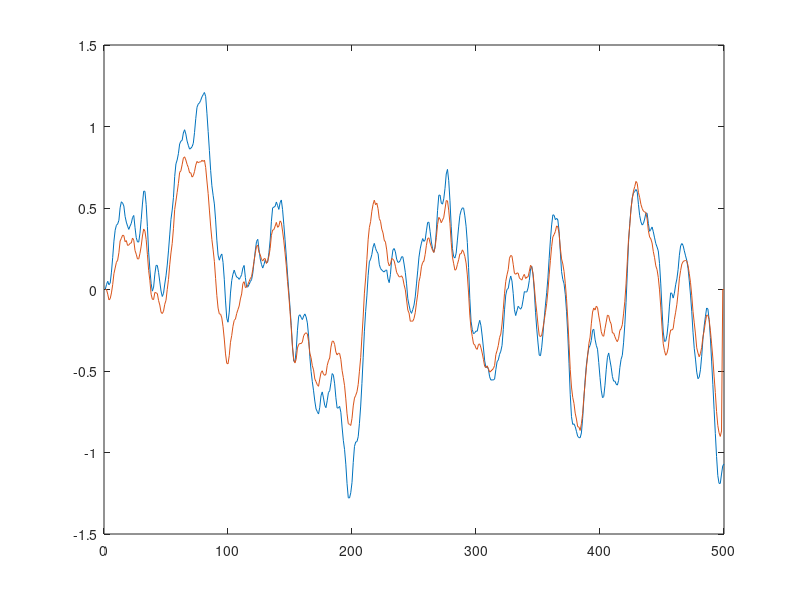

This chart was generated by the following MATLAB code: (Note: this script raises an error after producing the figure.)
%% identificacao de sistemas
sysC1 = tf(1, [1 3 2]);
N = 500;
sysD1 = c2d(ss(sysC1), 0.1);
u = -10 + (20)*rand(N, 1);
x1 = zeros(2, N);
[y1,y1obtido] = deal(zeros(1, N));
n = 2;
m = 2;
y1m = zeros(1, N+m);
um = zeros(1, N+n);
p = 1:N;
for i = 1:N-1
    x1(:,i+1) = sysD1.A*x1(:,i) + sysD1.B*u(i);
    y1(i) = sysD1.C*x1(:,i) + sysD1.D*u(i);
end
y1(N) = sysD1.C*x1(:,N) + sysD1.D*u(N);
A = zeros(N, 4);
for i = 1+m:N+m
    y1m(1, i) = y1(1, i-m);
    um(1, i) = u(i-n, 1);
end    
A(:, 1) = um(1, 2:N+1);
A(:, 2) = um(1, 3:N+2);
A(:, 4) = -y1m(1, 1:N);
A(:, 3) = -y1m(1, 2:N+1);

Mat = ((A'*A)\A');
coef = Mat*y1';
%% plotando
for i = 3:N-2
    y1obtido(1, i) = coef(1, 1)*u(i-1, 1) + coef(2, 1)*u(i-2, 1) - coef(3,1)*y1obtido(1, i-1) - coef(4,1)*y1obtido(1, i-2); 
end
figure(1);
plot(p, y1);
hold on;
plot(p, y1obtido);
hold off;
%% para o sistema 2
s = tf('s');
sysC2 = 0.5/((s-1)*(s+2));
sysC2 = (5*sysC2)/(1+5*sysC2);
sysD2 = c2d(ss(sysC2), 0.1);
N = 100;
x2 = zeros(4, N);
[y2,y2obtido] = deal(zeros(1, N));
n = 4;
m = 4;
y2m = zeros(1, N+m);
um = zeros(1, N+n);
p = 1:N;
u = randn(N, 1);
for i = 1:N-1
    x2(:,i+1) = sysD2.A*x2(:,i) + sysD2.B*u(i);
    y2(i) = sysD2.C*x2(:,i) + sysD2.D*u(i);
end
y2(N) = sysD2.C*x2(:,N) + sysD2.D*u(N);
A = zeros(N, 8);
for i = 1+m:N+m
    y2m(1, i) = y2(1, i-m);
    um(1, i) = u(i-n, 1);
end  
A(:, 1) = um(1, 2:N+1);
A(:, 2) = um(1, 3:N+2);
A(:, 3) = um(1, 4:N+3);
A(:, 4) = um(1, 5:N+4);
A(:, 8) = -y2m(1, 1:N);
A(:, 7) = -y2m(1, 2:N+1);
A(:, 6) = -y2m(1, 3:N+2);
A(:, 5) = -y2m(1, 4:N+3);

Mat = ((A'*A)\A');
coef = Mat*y2';
%% plotando
for i = 6:N
    y2obtido(1, i) = coef(1, 1)*(u(i-1, 1)) + coef(2, 1)*(u(i-2, 1)) + coef(3, 1)*(u(i-3, 1)) + coef(4, 1)*(u(i-4, 1)) - coef(5,1)*y2obtido(1, i-1) - coef(6,1)*y2obtido(1, i-2) - coef(7,1)*y2obtido(1, i-3) - coef(8,1)*y2obtido(1, i-4); 
end
sysC2 = 5*0.5/((s-1)*(s+2));
sysD2 = c2d(ss(sysC2), 0.1);

figure(2);
plot(p, y2);
hold on;
plot(p, y2obtido);
hold off;

%% identificacao de sistemas
sysC1 = 0.5/((s-1)*(s+2));
N = 100;
sysD1 = c2d(ss(sysC1), 0.1);
u = -10 + (20)*rand(N, 1);
x1 = zeros(2, N);
[y1,y1obtido] = deal(zeros(1, N));
n = 2;
m = 2;
y1m = zeros(1, N+m);
um = zeros(1, N+n);
p = 1:N;
for i = 1:N-1
    x1(:,i+1) = sysD1.A*x1(:,i) + sysD1.B*u(i);
    y1(i) = sysD1.C*x1(:,i) + sysD1.D*u(i);
end
y1(N) = sysD1.C*x1(:,N) + sysD1.D*u(N);
A = zeros(N, 4);
for i = 1+m:N+m
    y1m(1, i) = y1(1, i-m);
    um(1, i) = u(i-n, 1);
end    
A(:, 1) = um(1, 2:N+1);
A(:, 2) = um(1, 3:N+2);
A(:, 4) = -y1m(1, 1:N);
A(:, 3) = -y1m(1, 2:N+1);

Mat = ((A'*A)\A');
coef = Mat*y1';
%% plotando
for i = 3:N-2
    y1obtido(1, i) = coef(1, 1)*u(i-1, 1) + coef(2, 1)*u(i-2, 1) - coef(3,1)*y1obtido(1, i-1) - coef(4,1)*y1obtido(1, i-2); 
end
figure(3);
plot(p, y1);
hold on;
plot(p, y1obtido);
hold off;